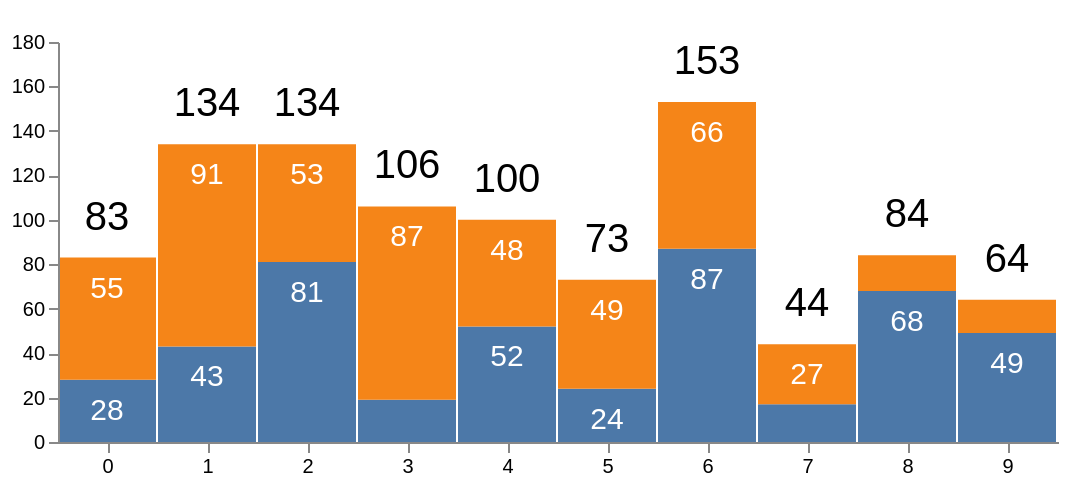

The Vega-Lite source for this figure:
### Vega specification from a JSON file in a GitHub repository (floating-point values rounded to 4 significant figures)
{"$schema": "https://vega.github.io/schema/vega/v4.json", "width": 500, "height": 200, "padding": 5, "data": [{"name": "table", "values": [{"x": 0, "y": 28, "c": 0}, {"x": 0, "y": 55, "c": 1}, {"x": 1, "y": 43, "c": 0}, {"x": 1, "y": 91, "c": 1}, {"x": 2, "y": 81, "c": 0}, {"x": 2, "y": 53, "c": 1}, {"x": 3, "y": 19, "c": 0}, {"x": 3, "y": 87, "c": 1}, {"x": 4, "y": 52, "c": 0}, {"x": 4, "y": 48, "c": 1}, {"x": 5, "y": 24, "c": 0}, {"x": 5, "y": 49, "c": 1}, {"x": 6, "y": 87, "c": 0}, {"x": 6, "y": 66, "c": 1}, {"x": 7, "y": 17, "c": 0}, {"x": 7, "y": 27, "c": 1}, {"x": 8, "y": 68, "c": 0}, {"x": 8, "y": 16, "c": 1}, {"x": 9, "y": 49, "c": 0}, {"x": 9, "y": 15, "c": 1}], "transform": [{"type": "stack", "groupby": ["x"], "sort": {"field": "c"}, "field": "y"}]}], "scales": [{"name": "x", "type": "band", "range": "width", "domain": {"data": "table", "field": "x"}}, {"name": "y", "type": "linear", "range": "height", "nice": true, "zero": true, "domain": [0, 180]}, {"name": "color", "type": "ordinal", "range": "category", "domain": {"data": "table", "field": "c"}}], "axes": [{"orient": "bottom", "scale": "x", "zindex": 1}, {"orient": "left", "scale": "y", "zindex": 1}], "marks": [{"type": "rect", "name": "baseRect", "from": {"data": "table"}, "encode": {"enter": {"x": {"scale": "x", "field": "x"}, "width": {"scale": "x", "band": 1, "offset": -1}, "y": {"scale": "y", "field": "y0"}, "y2": {"scale": "y", "field": "y1"}, "fill": {"scale": "color", "field": "c"}}, "update": {"fillOpacity": {"value": 1}}, "hover": {"fillOpacity": {"value": 0.5}}}}, {"type": "text", "from": {"data": "baseRect"}, "encode": {"enter": {"x": {"field": "x"}, "y": {"field": "y"}, "text": {"field": "datum.y1"}, "fontSize": {"value": 20}}}, "transform": [{"type": "label", "size": [500, 200], "anchor": ["top"], "offset": [10]}]}, {"type": "text", "from": {"data": "baseRect"}, "encode": {"enter": {"x": {"field": "x"}, "y": {"field": "y"}, "text": {"field": "datum.y"}, "fontSize": {"value": 15}, "fill": {"value": "#fff"}}}, "transform": [{"type": "label", "size": [500, 200], "anchor": ["top"], "offset": [-8]}]}]}
